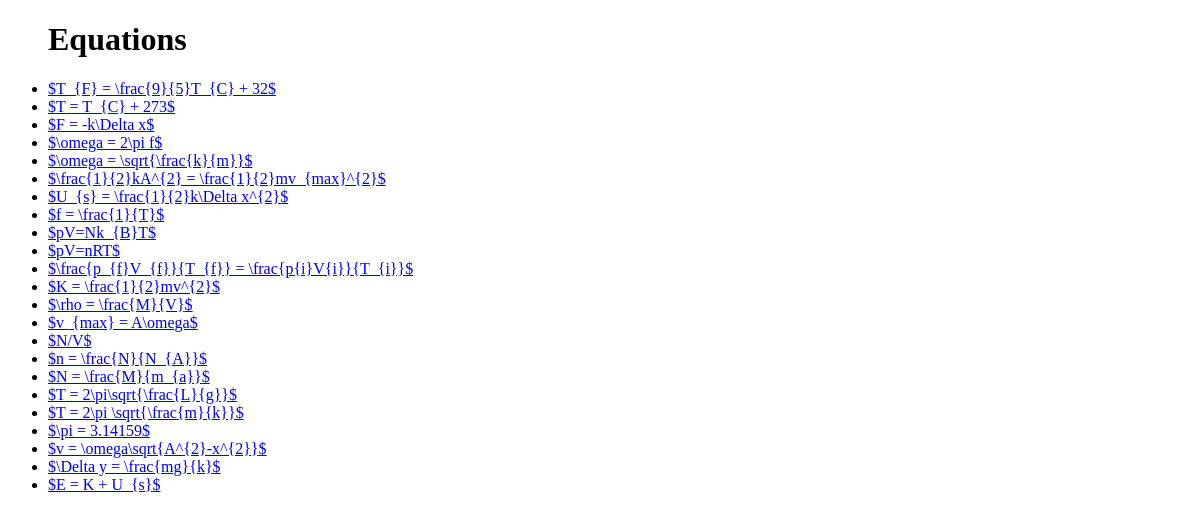
The page /equations/ on the database as committed earlier.
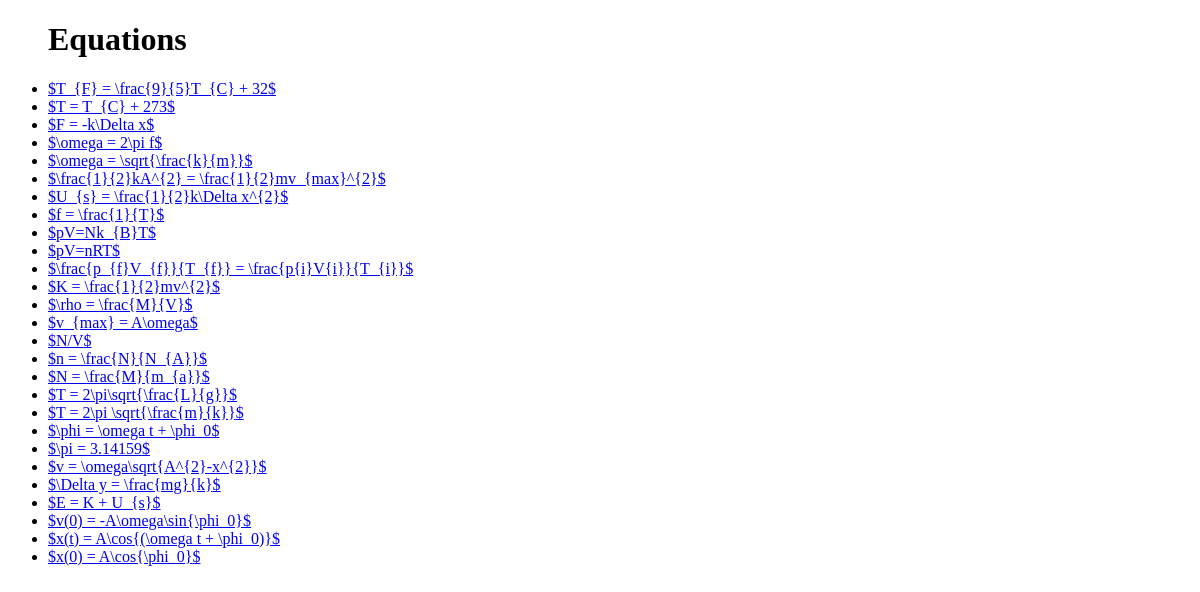
The same page on the database as committed later.
### per/models.py (models this page shows, shortened)
class Equation(models.Model):
    latex = models.CharField(max_length=500)
    name = models.CharField(max_length=150)
    class Meta:
    	ordering = ('name',)

### per/views.py (the view)
# urls.py: url(r'^equations/$', views.equations, name='equations'),
def equations(request):
    eqn_list = Equation.objects.order_by('name')
    context = {'eqn_list': eqn_list}
    return render(request, 'per/equations.html', context)

### per/templates/per/equations.html (shortened to what this page needs)
<!DOCTYPE html>
<html>
	<head>
	{% load staticfiles %}
	</head>
	<body>
		{% if eqn_list %}
    		<ul>
    		<h1>Equations</h1>
    		{% for eqn in eqn_list %}
        		<li><a href="{% url 'eqnDetail' eqn.id %}">${{ eqn.latex }}$</a></li>
		    {% endfor %}
    		</ul>
		{% else %}
    		<p>No symbols are available.</p>
		{% endif %}
	</body>
</html>

Rows that differ between the two databases and show on the page:
added Equation: latex "\\phi = \\omega t + \\phi_0"
added Equation: latex "v(0) = -A\\omega\\sin{\\phi_0}"
added Equation: latex "x(t) = A\\cos{(\\omega t + \\phi_0)}"
added Equation: latex "x(0) = A\\cos{\\phi_0}"
